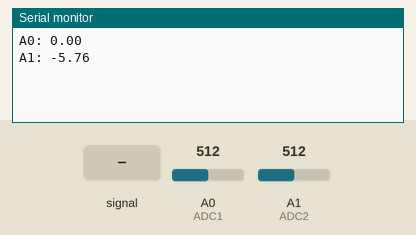
Recording of a sketch running on a simulated Arduino Uno, built with avr-gcc and run on an emulated ATmega328P. Shown: the last lines printed to the serial monitor. Inputs (shaded band) come from the test bench; at power-on: A0 (ADC1) = 512, A1 (ADC2) = 512.

Above: at 1.2 s.
1.3 s: A0 (ADC1) fed a 200 Hz sine of ±81 counts around its level
At 2.6 s:
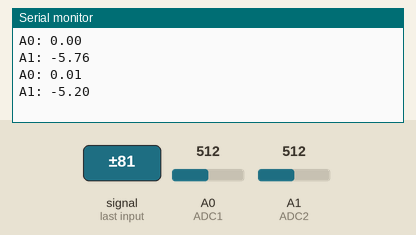
2.8 s: A0 (ADC1) set to 716
At 3.4 s:
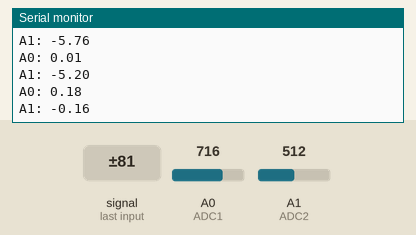
4.3 s: A0 (ADC1) set to 511
At 6.8 s:
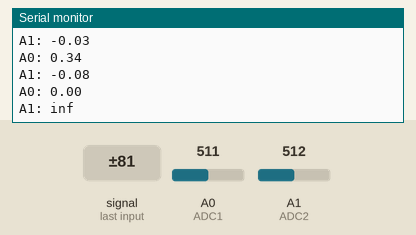
Timing chart, 0 to 8.3 s (numbered marks = the images above; inputs shaded):
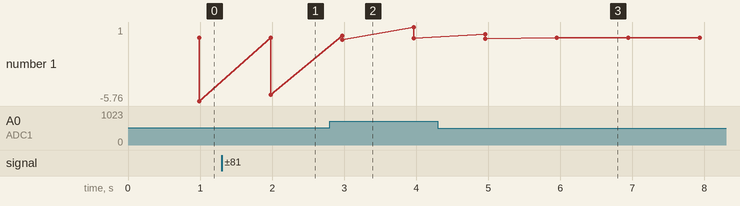

The sketch:

SSM_Sketch.ino
```cpp
// (licence header left out)
// *************************************** Begin user modifiable defines *************************************

#define NUM_SAMPLES 2000      // ** Number of samples used to find the RMS value, default 2000 for about 2 readings per second on 16MHz device, decrease to output more readings per second

#define ADC1 A0               // ** Arduino analog input pin, reads intensity from LMC6484 pin 14
#define ADC2 A1               // ** Arduino analog input pin, reads variation from LMC6484 pin 8

// #define CLOUD_DISCRIMINATE true  // ** Discriminate for clouds if true, default true, comment out to disable
#ifdef CLOUD_DISCRIMINATE
  #define DISCRIMINATE_LOW     0.5  // ** Set variation value to zero if ***intensity*** is too low, default 0.5
  #define DISCRIMINATE_HIGH   10.0  // ** Set variation value to zero if ***variation*** is too high, default 10
#endif

#define INTENSITY_OFFSET  0.0  // ** Intensity dc offset, default 0.0, should not need to change if resistor on U1 can be adjusted to keep value between 0.5V and 1.0V
#define VARIATION_OFFSET -0.05 // ** Variation dc offset, default -0.05, may need to adjust to keep variation output the the range > 0.0 and < 10.0

#define MOVING_AVERAGE_PTS 20 // ** Number of points to use for calculating the variation moving average, default 20, comment out to disable

#define MODE 2                // ** Select mode as described in features above, default 2, comment out if serial output not required (e.g. stand-alone device using LED/OLED for output)
#ifdef MODE
  #define SERIAL_RATE 115200  // ** Set the serial communications rate (9600 or 115200 are good values to try), default 115200
#endif

// #define LED_OUTPUT         // ** Define this to enable LED shield support, otherwise comment it out
// #define OLED_OUTPUT        // ** Define this to enable OLED module support, otherwise comment it out
                              //    N.B. You must edit Adafruit_SSD1306.h at comment "SSD1306 Displays" to choose a display size
                              //    SSD1306_LCDWIDTH and SSD1306_LCDHeight will then be defined by the .h with display size
                              //    Current W x H options are: 128 x 64 | 128 x 32 | 96 x 16
#ifdef OLED_OUTPUT
  // #define SOFTWARE_SPI     // ** Define this if your OLED module is wired to use software SPI
  #define HARDWARE_SPI        // ** Define this if your OLED module is wired to use hardware SPI
  #if defined (SOFTWARE_SPI) && defined (HARDWARE_SPI)
    #error "Only one OLED SPI mode can be defined!"
  #elif !defined (SOFTWARE_SPI) && !defined (HARDWARE_SPI)
    #error "An OLED SPI mode must be defined!"
  #endif
  #ifdef SOFTWARE_SPI
    #define OLED_MOSI   9     // ** For software SPI only, define digital pin wired to OLED MOSI
    #define OLED_CLK   10     // ** For software SPI only, define digital pin wired to OLED CLK (or SLCK)
  #endif
  #define OLED_RESET   -1     // ** For software and hardware SPI, define digital pin wired to OLED RST (not available on my OLED module, -1 ignores)
  #define OLED_DC      10     // ** For software and hardware SPI, define digital pin wired to OLED DC (or D/C)
  #define OLED_CS      21     // ** For software and hardware SPI, define digital pin wired to OLED CS (21 is A3 on Pro Micro!)
  // Note that SCLK (Pro Micro pin 15) and MOSI (Pro Micro pin 16) are specific pins in hardware SPI mode so don't need defining

  #if SSD1306_LCDHeight != 16 // Can't plot graphs on 96 x 16 screen
    #define IG_WIDTH   45     // ** Intensity graph width (pixels), default 45 (sized for 128 pixel wide display), comment out to hide graph
    #ifdef IG_WIDTH
      #define IG_MAX    1.5   // ** Intensity graph max plottable input value, default 1.5
    #endif

    #define VG_WIDTH  125     // ** Variation graph width (pixels), default 125 (sized for 128 pixel wide display), comment out to hide graph
    #ifdef VG_WIDTH           // N.B. Enabling the variation graph requires display to be taller than 16 pixels
      #define VG_MAX   20     // ** Variation graph max plottable input value, default 20
    #endif

    #define SCATTER_PLOT      // ** Define this to graph as a scatter plot (quicker to draw), comment out and a filled graph will be drawn
  #endif
#endif

// *************************************** End user modifiable defines ***************************************

// #define DEBUG_SSM               // Turn on debugging tests

#define SSM_VERSION "V1.2"      // SSM sketch version number
#define SSM_DATE "02 Oct 2016"  // SSM sketch date

// Note: Assign constants to variables so they may be changed on the fly by client software in mode 3
int sampleCount,
    numSamples = NUM_SAMPLES;

float variationValue,
      intensityValue,
      variationOffset = VARIATION_OFFSET,
      intensityOffset = INTENSITY_OFFSET;

#ifdef CLOUD_DISCRIMINATE
  float discriminateLow = DISCRIMINATE_LOW,
        discriminateHigh = DISCRIMINATE_HIGH;

  boolean cloudDiscriminate = CLOUD_DISCRIMINATE;
#endif

#ifdef MOVING_AVERAGE_PTS
  int movingAveragePts = MOVING_AVERAGE_PTS,
      movingAverageCount = 0;

  float movingAverageAcc = 0,
        movingAverage = 0;
#endif

#ifdef MODE
  int mode = MODE;
#endif

#ifdef LED_OUTPUT
  include <LiquidCrystal.h>             // Library available in standard Arduino IDE
  LiquidCrystal lcd(8, 9, 4, 5, 6, 7);  // Set up LCD shield
#endif

#ifdef OLED_OUTPUT
  int xPosition,
      yPosition,
      readingPosition;

  #include <SPI.h>              // Library available in standard Arduino IDE
  #include <Wire.h>             // Library available in standard Arduino IDE
  #include <Adafruit_GFX.h>     // https://github.com/adafruit/Adafruit-GFX-Library/archive/master.zip
  #include <Adafruit_SSD1306.h> // https://github.com/adafruit/Adafruit_SSD1306/archive/master.zip
  #ifdef SOFTWARE_SPI
    Adafruit_SSD1306 display(OLED_MOSI, OLED_CLK, OLED_DC, OLED_RESET, OLED_CS);  // Initialise display object
  #endif
  #ifdef HARDWARE_SPI
    Adafruit_SSD1306 display(OLED_DC, OLED_RESET, OLED_CS);                       // Initialise display object
  #endif

  #ifdef IG_WIDTH
    int intensityBuffer[IG_WIDTH] = { 0 },  // Buffer to hold scaled and bounded intensity readings
        intensityOldest = 0;                // Current position of oldest (left hand of graph) entry in intensity buffer

    #define IG_HEIGHT 13                    // Intensity graph height (pixels) - 1, default 13
    #define IG_SCALE  (IG_HEIGHT / IG_MAX)  // Intensity graph scale
  #endif

  #ifdef VG_WIDTH
    int variationBuffer[VG_WIDTH] = { 0 },  // Buffer to hold scaled and bounded variation readings
        variationOldest = 0;                // Current position of oldest (left hand of graph) entry in variation buffer

    #if SSD1306_LCDHEIGHT == 64
      #define VG_HEIGHT 45                // Variation graph height (pixels) - 1, default 45px for 64px high display
    #elif SSD1306_LCDHEIGHT == 32
      #define VG_HEIGHT 13                // Variation graph height (pixels) - 1, default 15px for 32px high display
    #else
      #error "Unsupported display size!"  // Couldn't find a supported display size
    #endif
    #define VG_SCALE (VG_HEIGHT / VG_MAX) // Variation graph scale
  #endif
#endif

void setup()
{
  #ifdef MODE
    Serial.begin(115200); // Initialise serial communications first in case we need to debug anything
  #endif

  #ifdef LED_OUTPUT
    lcd.begin(16, 2); // Initialise LCD shield
  #endif

  #ifdef OLED_OUTPUT
    delay(2000);  // Wait a bit for the display to initialise on first power up, otherwise we may get a blank screen instead of output

    display.begin(SSD1306_SWITCHCAPVCC);               // Generate high voltage.
    #define SSM_LOGO_WIDTH  56                         // SSM splash screen logo width
    #define SSM_LOGO_HEIGHT 16                         // SSM splash screen logo height
    static const unsigned char PROGMEM SSM_LOGO [] = { // SSM Splash screen logo
      0x00, 0x00, 0x00, 0x00, 0x00, 0x00, 0x00, 0x01, 0x80, 0x0F, 0x80, 0x7E, 0x0E, 0x07, 0x31, 0x8C,
      0x3F, 0xE1, 0xFF, 0x0F, 0x0F, 0x3B, 0xDC, 0x70, 0x63, 0x83, 0x0F, 0x0F, 0x1F, 0xF8, 0x60, 0x03,
      0x00, 0x0D, 0x9B, 0x1E, 0x78, 0x60, 0x03, 0x00, 0x0D, 0x9B, 0x0C, 0x30, 0x70, 0x03, 0x80, 0x0D,
      0x9B, 0x3C, 0x3C, 0x3F, 0x81, 0xFC, 0x0C, 0xF3, 0xFC, 0x3F, 0x0F, 0xE0, 0x7F, 0x0C, 0xF3, 0x7E,
      0x7E, 0x00, 0x70, 0x03, 0x8C, 0x63, 0x07, 0xE0, 0x00, 0x30, 0x01, 0x8C, 0x63, 0x07, 0xE0, 0x00,
      0x30, 0x01, 0x8C, 0x03, 0x0E, 0x70, 0x60, 0x73, 0x03, 0x8C, 0x03, 0x0C, 0x30, 0x7F, 0xE3, 0xFF,
      0x0C, 0x03, 0x0C, 0x30, 0x1F, 0x80, 0xFC, 0x0C, 0x03, 0x00, 0x00, 0x00, 0x00, 0x00, 0x00, 0x00
    };
    display.clearDisplay();                                                 // Clear display
    display.drawBitmap(0, 0, SSM_LOGO, SSM_LOGO_WIDTH, SSM_LOGO_HEIGHT, 1); // Draw splash screen logo
    display.setTextSize(1);
    display.setTextColor(WHITE);
    display.setTextWrap(false);
    display.setCursor(SSM_LOGO_WIDTH + 6, 0);                               // Draw splash screen sketch version
    display.print(SSM_VERSION);
    #if SSD1306_LCDWIDTH == 128
      #ifdef MODE
        display.print(" Mode ");                                            // Draw splash screen mode if applicable
        display.print(MODE);
      #endif
      display.setCursor(SSM_LOGO_WIDTH + 6 , 8);                            // Draw splash screen sketch date
      display.print(SSM_DATE);
    #endif
    display.display();                                                      // Show splash screen
    delay(2000);
    display.clearDisplay();                                                 // Clear display
    display.display();                                                      // Show cleared display
  #endif
}

void loop()
{
  variationValue = intensityValue = 0;                           // Reset variation and intensity samples

  for (sampleCount = 0; sampleCount < numSamples; sampleCount++) // Collect samples from the SSM
  {
    intensityValue = intensityValue + (analogRead(ADC1) - 511.) * 2.5 / 511.;     // Accumulate average solar intensity sample
    variationValue = variationValue + sq((analogRead(ADC2) - 511.) * 2.5 / 511.); // Accumulate RMS variation sample
  }

  intensityValue = intensityValue / numSamples + intensityOffset;                                 // Find average solar intensity, +/– dc offset
  variationValue = (4.46 * sqrt(variationValue / numSamples) + variationOffset) / intensityValue; // Find RMS variation, +/– small dc offset, normalised for intensity
  #ifdef MOVING_AVERAGE_PTS
    movingAverageAcc = movingAverageAcc + variationValue;   // Add the current variation to the moving average accumulator
    if (movingAverageCount = movingAveragePts)
    {
      movingAverageAcc = movingAverageAcc - movingAverage;  // Deduct the previous moving average from the accumulator
      movingAverage = movingAverageAcc / movingAveragePts;  // Calculate the new moving average
    }
    else
    {
      movingAverageCount++;                                 // Not enough data points yet, so keep accumulating
    }
  #endif

  #ifdef CLOUD_DISCRIMINATE
    if (cloudDiscriminate && (intensityValue < discriminateLow || variationValue > discriminateHigh))
    {
      variationValue = 0; // Discriminate for clouds by setting variation value to zero
    }
  #endif

  // http://www.daycounter.com/LabBook/Moving-Average.phtml

  #ifdef LED_OUTPUT // Output to LED shield
    lcd.setCursor(0, 1);
    lcd.print("Input:          ");
    lcd.setCursor(8, 1);
    lcd.print(intensityValue, 2);
    lcd.setCursor(0, 0);
    lcd.print("Seeing:         ");
    lcd.setCursor(8, 0);
    lcd.print(variationValue, 2);
  #endif

  #ifdef OLED_OUTPUT // Output to OLED module
    display.clearDisplay();             // Clear display
    display.setTextSize(1);
    display.setTextColor(WHITE);
    display.setCursor(0, 0);            // Draw seeing value
    display.print("Seeing: ");
    display.print(variationValue, 2);
    display.setCursor(0 , 8);           // Draw intensity value
    display.print("Input:  ");
    display.print(intensityValue, 2);

    #ifdef IG_WIDTH
      intensityBuffer[intensityOldest] = min(IG_HEIGHT, max(0, (int) round(intensityValue * IG_SCALE)));  // Buffer scaled and bounded intensity reading
      intensityOldest = (intensityOldest + 1) % IG_WIDTH;                                                 // Increment left hand of graph, wrap over at end of buffer

      // Draw intensity graph axes
      display.drawFastHLine(82, IG_HEIGHT, IG_WIDTH + 1, WHITE);              // X axis
      display.drawFastVLine(82, 0, IG_HEIGHT, WHITE);                         // Y axis
      display.drawFastHLine(80, IG_HEIGHT - (int) round(IG_SCALE), 2, WHITE); // Y axis "1" marker

      if (intensityValue > (IG_MAX))
      {
        display.setCursor(84, 0);
        display.print("HIGH");    // Print "HIGH" instead of graph
      }
      else if (intensityValue < 0)
      {
        display.setCursor(84, 0);
        display.print("LOW");     // Print "LOW" instead of graph
      }
      else
      {
        readingPosition = intensityOldest;                              // Start with the oldest intensity reading
        for (xPosition = 83; xPosition < (82 + IG_WIDTH); xPosition++)  // Plot intensity readings from left to right of graph
        {
          #ifdef SCATTER_PLOT
            display.drawPixel(xPosition, IG_HEIGHT - intensityBuffer[readingPosition], WHITE);                                        // Draw point
          #else
            display.drawFastVLine(xPosition, IG_HEIGHT - intensityBuffer[readingPosition], intensityBuffer[readingPosition], WHITE);  // Draw vertical bar
          #endif
          readingPosition = (readingPosition + 1) % IG_WIDTH;                                                                         // Move to next reading, wrap over at end of buffer
        }
      }

      #ifdef DEBUG_SSM // Test Intensity graph plot area limits
        display.drawLine(83, IG_HEIGHT - min(IG_HEIGHT, max(0, (int) round(IG_MAX * IG_SCALE))), (82 + IG_WIDTH), min(IG_HEIGHT, max(0, (int) round(IG_MAX * IG_SCALE))), INVERSE);  // Top left -> bottom right
        Serial.print("IG Top Left X: ");
        Serial.println(83);
        Serial.print("IG Top Left Y: ");
        Serial.println(IG_HEIGHT - min(IG_HEIGHT, max(0, (int) round(IG_MAX * IG_SCALE))));
        Serial.print("IG Bottom Right X: ");
        Serial.println((82 + IG_WIDTH));
        Serial.print("IG Bottom Right Y: ");
        Serial.println(min(IG_HEIGHT, max(0, (int) round(IG_MAX * IG_SCALE))));
      #endif
    #endif

    #ifdef VG_WIDTH
      variationBuffer[variationOldest] = min(VG_HEIGHT, max(0, (int) round(variationValue * VG_SCALE)));  // Buffer scaled and bounded variation reading
      variationOldest = (variationOldest + 1) % VG_WIDTH;                                                     // Increment left hand of graph, wrap over at end of buffer

      // Draw variation graph axes
      display.drawFastHLine(3, VG_HEIGHT + 18, VG_WIDTH + 1, WHITE); // X axis
      display.drawFastVLine(3, 17, VG_HEIGHT + 1, WHITE);            // Y axis
      #ifdef MOVING_AVERAGE_PTS
        if (movingAverageCount = movingAveragePts)
        {
          display.drawFastHLine(0, min(VG_HEIGHT, max(0, (int) round(movingAverage * VG_SCALE))) + 17, 2, WHITE); // Moving average marker
        }
      #endif

      // Plot variation graph
      readingPosition = variationOldest;                            // Start with the oldest variation reading
      for (xPosition = 3; xPosition < (2 + VG_WIDTH); xPosition++)  // Plot variation readings from left to right of graph
      {
        #ifdef SCATTER_PLOT
          display.drawPixel(xPosition, VG_HEIGHT - variationBuffer[readingPosition] + 17, WHITE); // Draw point
        #else
          display.drawFastVLine(xPosition, VG_HEIGHT - variationBuffer[readingPosition] + 17, variationBuffer[readingPosition], WHITE); // Draw vertical bar
        #endif
        readingPosition = (readingPosition + 1) % VG_WIDTH;                                                                                 // Move to next reading, wrap over at end of buffer
      }
    #endif

    #ifdef DEBUG_SSM // Test Variation graph plot area limits
      display.drawLine(3, VG_HEIGHT - min(VG_HEIGHT, max(0, (int) round(VG_MAX * VG_SCALE))) + 17, (2 + VG_WIDTH), min(VG_HEIGHT, max(0, (int) round(VG_MAX * VG_SCALE))) + 17, INVERSE);  // Top left -> bottom right
      Serial.print("VG Top Left X: ");
      Serial.println(3);
      Serial.print("VG Top Left Y: ");
      Serial.println(VG_HEIGHT - min(VG_HEIGHT, max(0, (int) round(VG_MAX * VG_SCALE))) + 17);
      Serial.print("VG Bottom Right X: ");
      Serial.println((2 + VG_WIDTH));
      Serial.print("VG Bottom Right Y: ");
      Serial.println(max(0, (int) round(VG_MAX * VG_SCALE)) + 17);
    #endif

    display.display();  // Show results
  #endif

  #ifdef MODE // Output to serial port in desired mode
    switch(mode)
    {
      case 1 :  // Basic text output
        Serial.print("Intensity: ");
        Serial.println(intensityValue, 2);
        Serial.print("Variation: ");
        Serial.println(variationValue, 2);
        break;

      case 2 :  // Firecapture addin compatible
        Serial.print("A0: ");
        Serial.println(intensityValue, 2);
        Serial.print("A1: ");
        Serial.println(variationValue, 2);
        break;

      case 3 :  // FIXME: Bidirectional comms, need to read commands and send data
        Serial.println("Mode 3 not implemented yet!");
        break;

      default : // Incorrect mode set
        Serial.println("Invalid output mode selected!");
    }
  #endif
}
```

Measured:
- after the input at 1.3 s, the serial monitor: prints a new line after 0.68 s (image 1)
- after the input at 2.8 s, the serial monitor: prints a new line after 0.18 s (image 2)
- after the input at 4.3 s, the serial monitor: prints a new line after 0.66 s (image 3)
- plotted number 1: -5.76 → -5.2 after the input at 1.3 s, -5.2 → -0.03 after the input at 2.8 s
